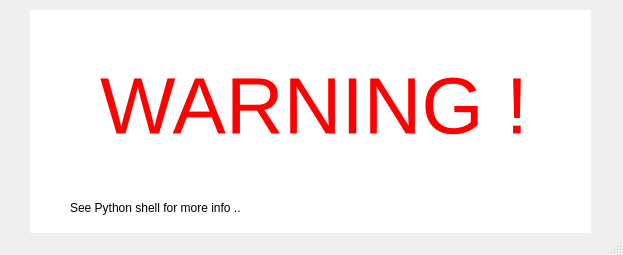
<?xml version="1.0" encoding="UTF-8"?>
<ui version="4.0">
 <class>MainWindow</class>
 <widget class="QMainWindow" name="MainWindow">
  <property name="geometry">
   <rect>
    <x>0</x>
    <y>0</y>
    <width>623</width>
    <height>255</height>
   </rect>
  </property>
  <property name="windowTitle">
   <string>MainWindow</string>
  </property>
  <widget class="QWidget" name="centralwidget">
   <widget class="QLabel" name="label">
    <property name="geometry">
     <rect>
      <x>30</x>
      <y>10</y>
      <width>561</width>
      <height>231</height>
     </rect>
    </property>
    <property name="font">
     <font>
      <pointsize>40</pointsize>
     </font>
    </property>
    <property name="styleSheet">
     <string notr="true">background-color: rgb(255, 255, 255);</string>
    </property>
    <property name="text">
     <string/>
    </property>
   </widget>
   <widget class="QLabel" name="label_2">
    <property name="geometry">
     <rect>
      <x>100</x>
      <y>60</y>
      <width>441</width>
      <height>91</height>
     </rect>
    </property>
    <property name="font">
     <font>
      <pointsize>60</pointsize>
     </font>
    </property>
    <property name="styleSheet">
     <string notr="true">color: rgb(255, 0, 0);</string>
    </property>
    <property name="text">
     <string>WARNING !</string>
    </property>
   </widget>
   <widget class="QLabel" name="label_3">
    <property name="geometry">
     <rect>
      <x>70</x>
      <y>200</y>
      <width>241</width>
      <height>16</height>
     </rect>
    </property>
    <property name="text">
     <string>See Python shell for more info ..</string>
    </property>
   </widget>
  </widget>
  <widget class="QMenuBar" name="menubar">
   <property name="geometry">
    <rect>
     <x>0</x>
     <y>0</y>
     <width>623</width>
     <height>20</height>
    </rect>
   </property>
  </widget>
  <widget class="QStatusBar" name="statusbar"/>
 </widget>
 <resources/>
 <connections/>
</ui>
